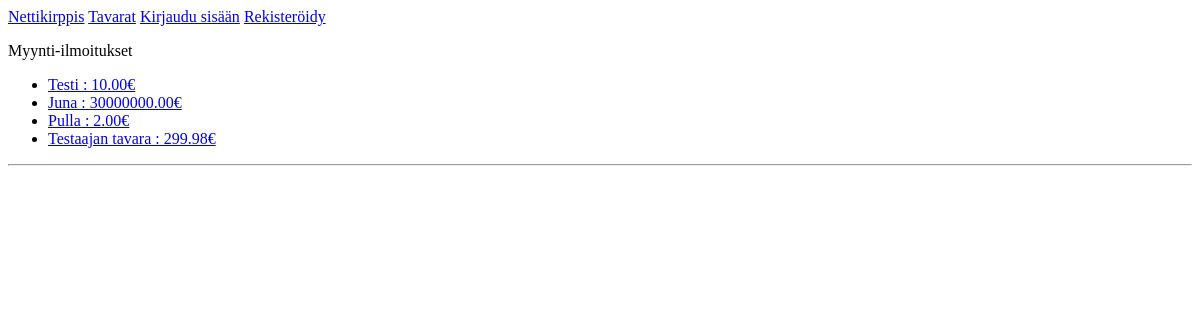
Page /items/ on the earlier database version.
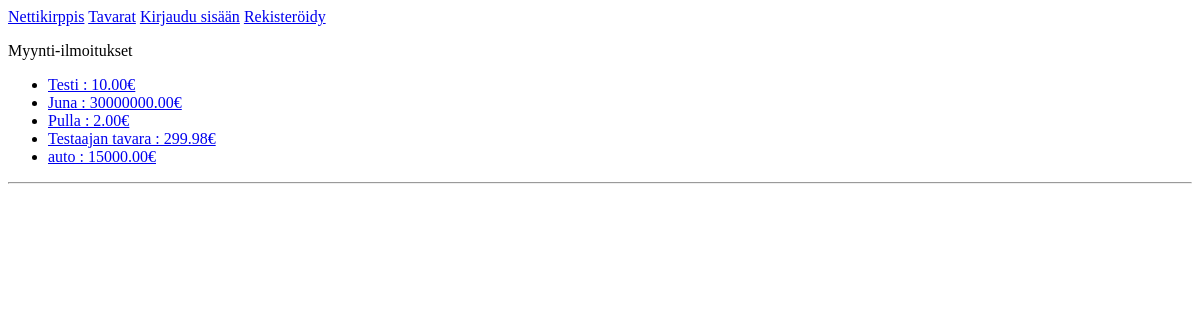
Same page on the later database version.
### nettikirppis/models.py (models this page shows)
class Item(models.Model):
    name = models.CharField(max_length=200)
    description = models.CharField(max_length=500)
    price = models.DecimalField(max_digits=10, decimal_places=2)
    date_added = models.DateField(auto_now_add=True)
    visible = models.BooleanField(default=True)
    owner=models.ForeignKey(User, on_delete=models.CASCADE)
    def __str__(self):
        return f"{self.name} : {self.price}€"

### nettikirppis/views.py (the view)
# urls.py: path('items/', views.items, name='items'),
def items(request):
    items = Item.objects.order_by('date_added')
    context = {'items':items}
    return render(request, 'nettikirppis/items.html', context)

### nettikirppis/templates/nettikirppis/items.html
{% extends 'nettikirppis/base.html' %}
{% block content %}
<p>Myynti-ilmoitukset</p>
<ul>
    {% for item in items %}
    <li>
        <a href="{% url 'nettikirppis:item' item.id %}">{{item}}</a>
    </li>
    {% empty %}
    <li>Ei myytäviä tavaroita.</li>
    {% endfor %}
</ul>
{% endblock content %}

### nettikirppis/templates/nettikirppis/base.html
<p>
    <a href="{% url 'nettikirppis:index' %}">Nettikirppis</a>
    <a href="{% url 'nettikirppis:items' %}">Tavarat</a>
    {% if user.is_authenticated %}
        Hei, {{user.username}}.
    <a href="{% url 'nettikirppis:new_item' %}">Uusi myynti-ilmoitus</a>
    {% else %}
    <a href="{% url 'accounts:login' %}">Kirjaudu sisään</a>
    <a href="{% url 'accounts:register' %}">Rekisteröidy</a>
    {% endif %}
</p>
{% block content %}
{% endblock content %}
{% if user.is_authenticated %}
    <hr />
    <form action="{% url 'accounts:logout' %}" method="post">
        {% csrf_token %}
        <button name="submit">Kirjaudu ulos</button>
    </form>
    {% else %}
    <hr />
{% endif %}

Differences in the rows shown:
added Item: name+price "auto : 15000.00€"
